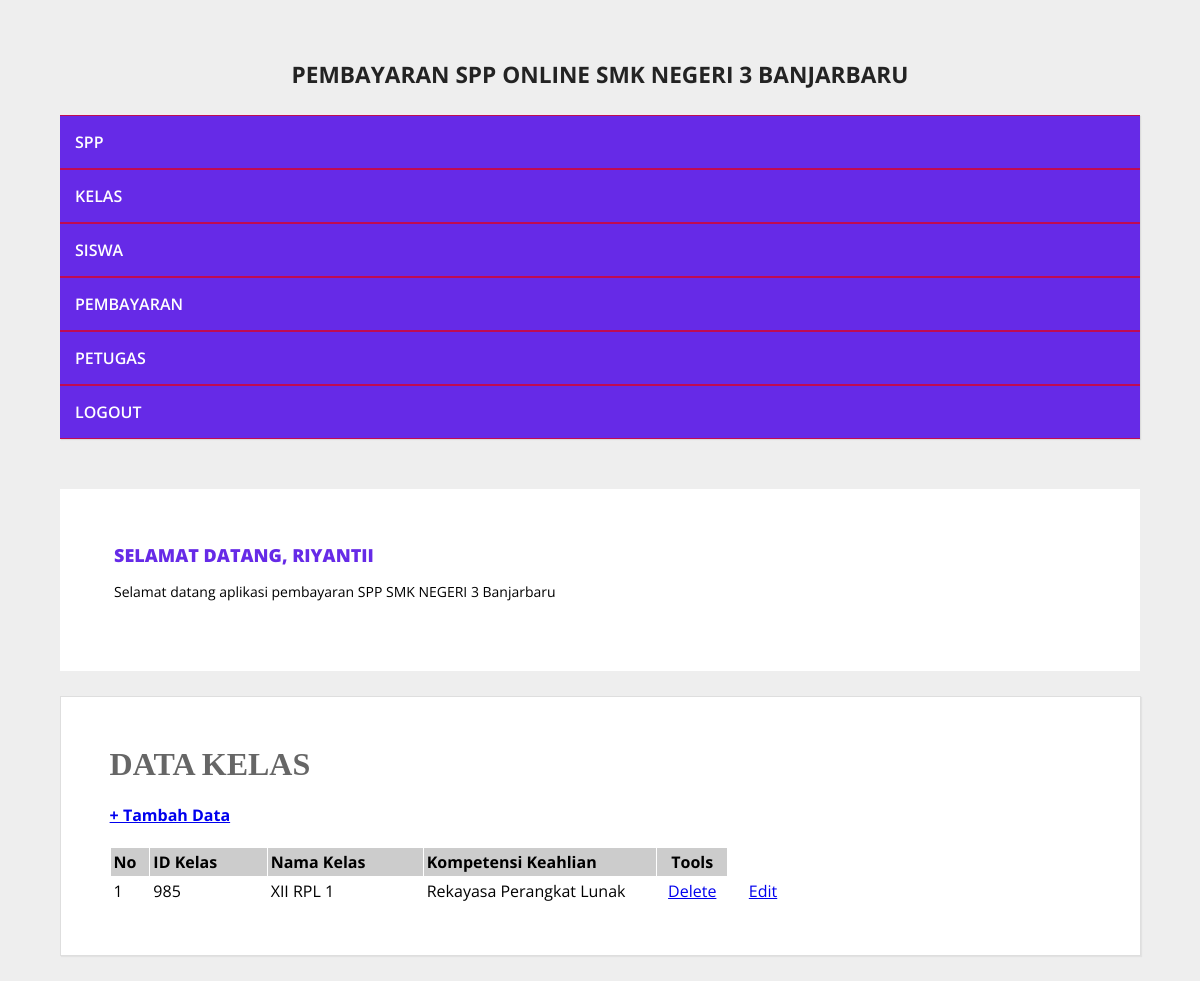
Page /halaman_admin.php?open=data_kelas (signed in) on the committed database.
### tables this page shows
CREATE TABLE `kelas` (
  `id_kelas` int(5) NOT NULL,
  `nama_kelas` varchar(10) NOT NULL,
  `kompetensi_keahlian` varchar(30) NOT NULL
);

### data_kelas.php (the view)
<?php
include_once "../src/koneksi.php";
?>
<h1 ><b>DATA KELAS </b></h1>
<h4 > <a href="?open=tambah_kelas">+ Tambah Data</a> </h3>
<table cellspacing="1" cellpadding="3">
    <tr>
        <td width=5% bgcolor="#CCCCCC"><b>No</b></td>
        <td width=15% bgcolor="#CCCCCC"><b>ID Kelas</b></td>
        <td width=20% bgcolor="#CCCCCC"><b>Nama Kelas</b></td>
        <td width=30% bgcolor="#CCCCCC"><b>Kompetensi Keahlian</b></td>
        <td width="2" align="center" bgcolor="#CCCCCC"><b>Tools</b></td>
    </tr>
<?php
$sql = mysqli_query($koneksi, "SELECT * FROM kelas ORDER BY id_kelas ASC");
$nomor = 0;
while ($data = mysqli_fetch_array($sql)) {
    $nomor++;
?>
 <tr>
    <td> <?php echo $nomor; ?> </td>
    <td> <?php echo $data['id_kelas']; ?> </td>
    <td> <?php echo $data['nama_kelas']; ?> </td>
    <td> <?php echo $data['kompetensi_keahlian']; ?> </td>
    <td width="9%" align="center"><a href="?open=hapus_kelas&id_kelas=<?php echo $data['id_kelas']; ?>"
        target="_self" onclick="return confirm('YAKIN INGIN MENGHAPUS DATA KELAS INI ... ?')"> Delete</a></td>
    <td width="9%" align="center"><a href="?open=edit_kelas&id_kelas=<?php echo $data['id_kelas'] ?>"
        target="_self">Edit</a></td>
</tr>
<?php } ?>
</table>

### style.css (style rules this page uses)
body { background: #eeeeee; margin:0; font-family: 'Open Sans', sans-serif; }
.conteudo h1 { padding: 0; margin: 0 0 15px; font-weight: normal; color: #666; font-family: Georgia; }

### rows in the picture
kelas: id_kelas "985", nama_kelas "XII RPL 1", kompetensi_keahlian "Rekayasa Perangkat Lunak"

### other values in the picture
$_SESSION['username'] "RIYANTII"
